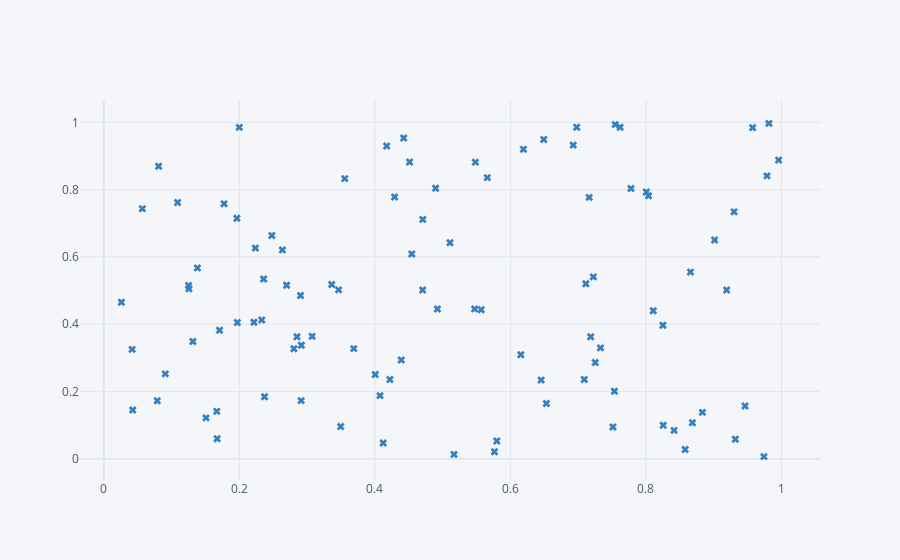

Notebook cell for this chart:
### Code cell
df.iplot(kind="scatter", x='A', y='B', mode='markers', size=7, symbol='x', color='blue')
